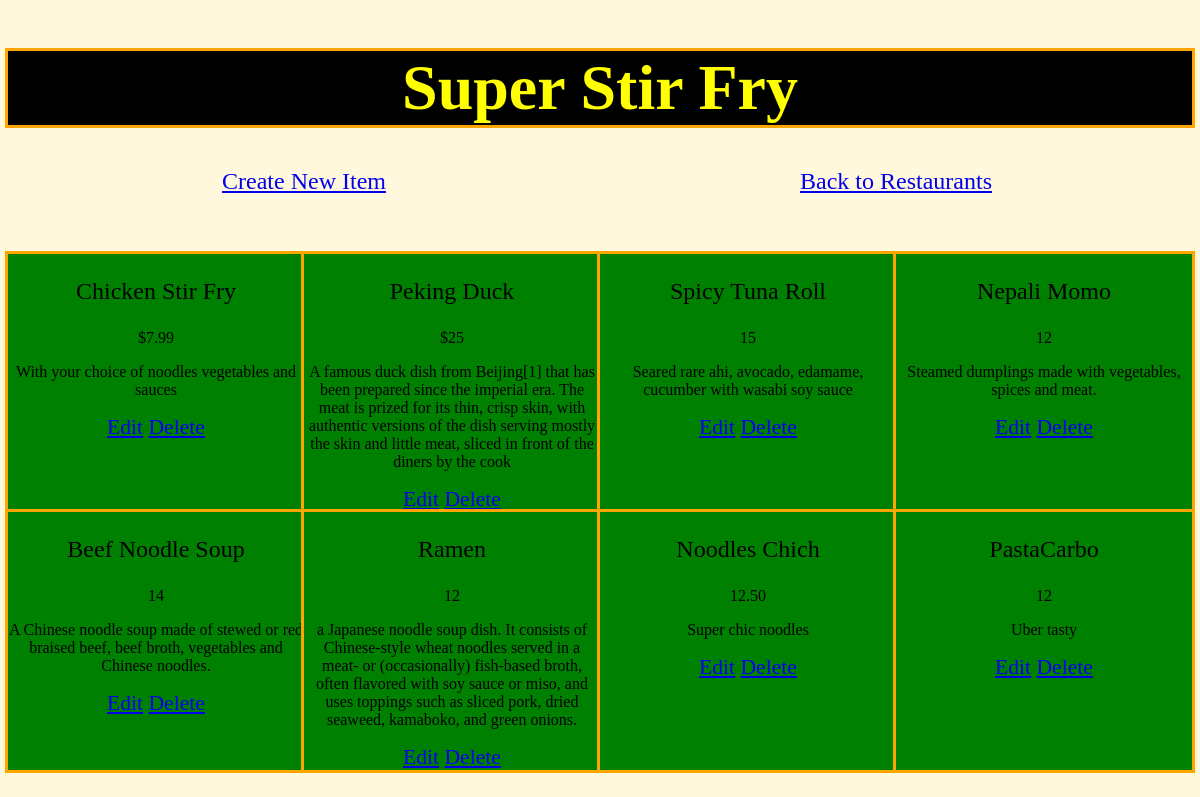
Page /restaurant/3/menu on the committed database.
### database_setup.py (models this page shows, shortened)
class Restaurant(Base):
	__tablename__ = 'restaurant'
	name = Column(String(80), nullable = False)
	id = Column(Integer, primary_key = True)

class MenuItem(Base):
	__tablename__ = 'menu_item'
	name = Column(String(80), nullable = False)
	id = Column(Integer, primary_key = True)
	course = Column(String(250))
	description = Column(String(250))
	price = Column(String(8))
	restaurant_id = Column(Integer, ForeignKey('restaurant.id'))
	restaurant = relationship(Restaurant)

### finalProject.py (the view)
@app.route('/restaurant/<int:restaurant_id>')
@app.route('/restaurant/<int:restaurant_id>/menu')
def showMenu(restaurant_id):
	restaurant = session.query(Restaurant).filter_by(id = restaurant_id).one()
	items = session.query(MenuItem).filter_by(restaurant_id=restaurant.id)
	return render_template('menu.html', restaurant = restaurant, items=items)

### templates/menu.html (shortened to what this page needs)
<!DOCTYPE html>
<html>
<head>
	<link rel="stylesheet" href="/static/styles.css">
</head>
<body>
	<h1>{{restaurant.name}}</h1>
	<a class="createAndBack" href = "{{url_for('newMenuItem', restaurant_id = restaurant.id)}}">Create New Item</a>
	<a class="createAndBack" href="{{url_for('showRestaurant')}}">Back to Restaurants</a>
	{% for i in items %}
	<div class="menuitems">
	    <div class = 'nameAndPrice'>
			<span class = 'name'>
				<p>{{i.name}}</p>
			</span>
			<span class = 'price'>
				<p>{{i.price}} </p>
			</span>
		</div>
		<div class = 'description'>
			<p>{{i.description}}</p>
		</div>
		<div class = "editdeletepane">
			<a href="{{url_for('editMenuItem',restaurant_id = restaurant.id, menu_id=i.id, i=item)}}">Edit</a>
			<a href="{{url_for('deleteMenuItem', restaurant_id = restaurant.id, menu_id=i.id, i=item)}}">Delete</a>
		</div>
	</div>
	{% endfor %}
</body>
</html>

### static/styles.css (style rules this page uses)
body, html { background-color: #FFF8DC; border-box: box-sizing; display: flex; flex-wrap: wrap; }
h1 { width: 100%; font-size: 400%; text-align: center; color:yellow; outline: solid orange; background-color: black; }
.menuitems { width: 25%; outline: solid orange; text-align: center; background-color: green; }
.createAndBack { width: 50%; text-align: center; font-size: 150%; margin-bottom: 5%; }
.editdeletepane { font-size: 135%; color: violet; }
.name { font-size: 150%; }

### rows in the picture
Restaurant: name "Super Stir Fry"
MenuItem: name "Chicken Stir Fry", price "$7.99", description "With your choice of noodles vegetables and sauces"
MenuItem: name "Peking Duck", price "$25", description "A famous duck dish from Beijing[1] that has been prepared since the imperial era. The meat is prized for its thin, crisp skin, with authentic versions of the dish serving mostly the skin and little meat, sliced in front of the diners by the cook"
MenuItem: name "Spicy Tuna Roll", price "15", description "Seared rare ahi, avocado, edamame, cucumber with wasabi soy sauce"
MenuItem: name "Nepali Momo", price "12", description "Steamed dumplings made with vegetables, spices and meat."
MenuItem: name "Beef Noodle Soup", price "14", description "A Chinese noodle soup made of stewed or red braised beef, beef broth, vegetables and Chinese noodles."
MenuItem: name "Ramen", price "12", description "a Japanese noodle soup dish. It consists of Chinese-style wheat noodles served in a meat- or (occasionally) fish-based broth, often flavored with soy sauce or miso, and uses toppings such as sliced pork, dried seaweed, kamaboko, and green onions."
MenuItem: name "Noodles Chich", price "12.50", description "Super chic noodles"
MenuItem: name "PastaCarbo", price "12", description "Uber tasty"
